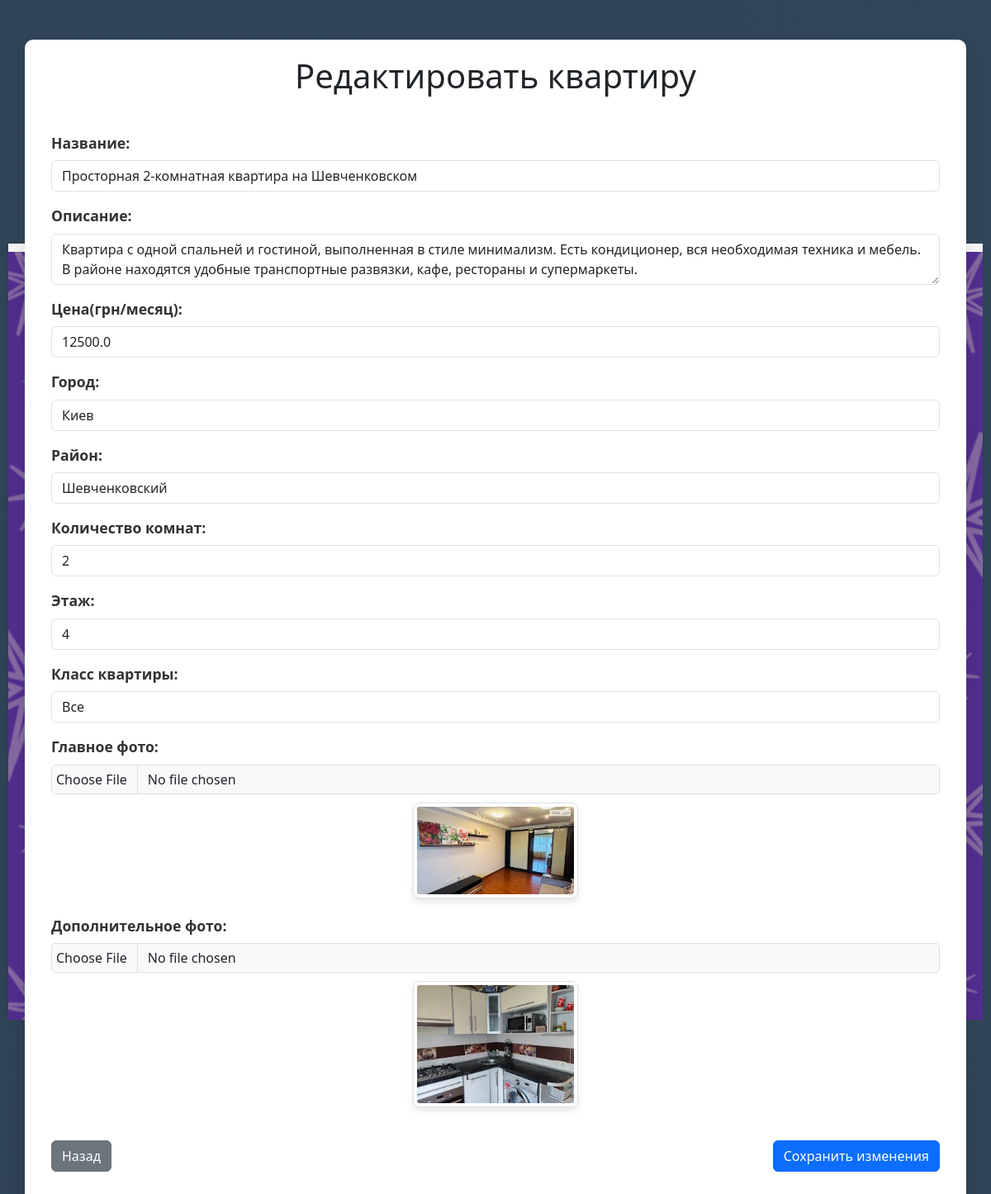
/edit_apartment/23, run on the app's committed database.
### tables this page shows
CREATE TABLE apartments (
            id INTEGER PRIMARY KEY AUTOINCREMENT,
            title TEXT NOT NULL,
            description TEXT NOT NULL,
            price REAL NOT NULL,
            city TEXT NOT NULL,
            district TEXT,  -- добавляем новый столбец для района
            photo TEXT,
            additional_photo TEXT
        , rooms INTEGER, floor INTEGER, apartments_class TEXT);

### main.py (the view, shortened to what this page needs)
@app.route('/edit_apartment/<int:apartment_id>', methods=['GET', 'POST'])
def edit_apartment(apartment_id):
    apartment = get_apartment_by_id(apartment_id)
    if not apartment:
        return "Apartment not found", 404
    return render_template('edit_apartment.html', apartment=apartment,
                           apartments_classes=["Economy", "Standard", "Luxury"])

### main.py (called while the page is built)
def get_db():
    conn = sqlite3.connect(DATABASE)
    conn.row_factory = sqlite3.Row
    return conn

def get_apartment_by_id(apartment_id):
    conn = get_db()
    apartment = conn.execute('SELECT * FROM apartments WHERE id = ?', (apartment_id,)).fetchone()
    conn.close()
    return apartment

### templates/edit_apartment.html (shortened to what this page needs)
<!DOCTYPE html>
<html lang="ru">
<head>
    <link rel="stylesheet" href="{{ url_for('static', filename='banner.css') }}">
    <link rel="stylesheet" href="{{ url_for('static', filename='edit.css') }}">
    <link href="https://cdn.jsdelivr.net/npm/bootstrap@5.3.0-alpha1/dist/css/bootstrap.min.css" rel="stylesheet">
</head>
<div class="sidebar-banner left">
</div>
<body class="bg-light">
    <div class="container mt-5">
        <h1 class="text-center mb-4">Редактировать квартиру</h1>
        <form method="POST" enctype="multipart/form-data">
            <div class="mb-3">
                <label for="title" class="form-label">Название:</label>
                <input type="text" id="title" name="title" class="form-control" value="{{ apartment['title'] }}" required>
            </div>
            <div class="mb-3">
                <label for="description" class="form-label">Описание:</label>
                <textarea id="description" name="description" class="form-control" required>{{ apartment['description'] }}</textarea>
            </div>
            <div class="mb-3">
                <label for="price" class="form-label">Цена(грн/месяц):</label>
                <input type="number" id="price" name="price" class="form-control" value="{{ apartment['price'] }}" required>
            </div>
            <div class="mb-3">
                <label for="city" class="form-label">Город:</label>
                <input type="text" id="city" name="city" class="form-control" value="{{ apartment['city'] }}" required>
            </div>
            <div class="mb-3">
                <label for="district" class="form-label">Район:</label>
                <input type="text" id="district" name="district" class="form-control" value="{{ apartment['district'] }}" required>
            </div>
            <div class="mb-3">
                <label for="rooms" class="form-label">Количество комнат:</label>
                <input type="number" id="rooms" name="rooms" class="form-control" value="{{ apartment['rooms'] }}" required>
            </div>
            <div class="mb-3">
                <label for="floor" class="form-label">Этаж:</label>
                <input type="number" id="floor" name="floor" class="form-control" value="{{ apartment['floor'] }}" required>
            </div>
            <div class="mb-3">
                <label for="apartments_class" class="form-label">Класс квартиры:</label>
                <select id="apartments_class" name="apartments_class" class="form-control" required>
                    <option value="">Все</option>
                </select>
            </div>
            <div class="mb-3">
                <label for="photo" class="form-label">Главное фото:</label>
                <input type="file" id="photo" name="photo" class="form-control" accept="image/*">
                {% if apartment['photo'] %}
                    <div class="mt-2">
                        <img src="{{ url_for('static', filename='uploads/' + apartment['photo']) }}" alt="Главное фото" class="img-thumbnail" style="width:200px;">
                    </div>
                {% endif %}
            </div>
            <div class="mb-3">
                <label for="additional_photo" class="form-label">Дополнительное фото:</label>
                <input type="file" id="additional_photo" name="additional_photo" class="form-control" accept="image/*">
                {% if apartment['additional_photo'] %}
                    <div class="mt-2">
                        <img src="{{ url_for('static', filename='uploads/' + apartment['additional_photo']) }}" alt="Дополнительное фото" class="img-thumbnail" style="width:200px;">
                    </div>
                {% endif %}
            </div>
            <div class="d-flex justify-content-between">
                <a href="javascript:history.back()" class="btn btn-secondary">Назад</a>
                <button type="submit" class="btn btn-primary">Сохранить изменения</button>
            </div>
        </form>
    </div>
</body>
<div class="sidebar-banner right">
</div>
</html>

### static/banner.css (style rules this page uses)
.sidebar-banner { position: fixed; top: 50%; transform: translateY(-50%); width: 200px; height: 930px; background-color: #f4f4f4; box-shadow: 0 4px 6px rgba(0, 0, 0, 0.1); z-index: -1; }
.sidebar-banner.left { left: 0; margin-left: 10px; }
.sidebar-banner.right { right: 0; margin-right: 10px; }

### static/edit.css (style rules this page uses)
body { font-family: 'Arial', sans-serif; margin: 0; padding: 0; background: linear-gradient(45deg, #2C3E50, #34495E); background-size: 400% 400%; animation: gradientAnimation 15s ease infinite; }
.container { margin-top: 50px; padding: 20px; background-color: #fff; border-radius: 10px; box-shadow: 0 8px 16px rgba(0, 0, 0, 0.1); max-width: 800px; margin-left: auto; margin-right: auto; }
h1 { font-size: 2.5rem; font-weight: bold; color: #007bff; text-align: center; margin-bottom: 30px; }
form { padding: 20px; }
input, textarea { width: 100%; padding: 12px; font-size: 1rem; border: 1px solid #ddd; border-radius: 5px; margin-top: 10px; margin-bottom: 15px; transition: border-color 0.3s ease; }
.btn { margin-top: 20px; padding: 10px 20px; font-size: 1.1rem; border-radius: 50px; transition: background-color 0.3s ease, transform 0.2s ease; }
.btn-secondary { background-color: #6c757d; border-color: #6c757d; }
img.img-thumbnail { width: 200px; margin-top: 10px; border-radius: 8px; box-shadow: 0 4px 8px rgba(0, 0, 0, 0.1); }
.form-label { font-size: 1.1rem; font-weight: bold; color: #333; }
.mb-3 { margin-bottom: 1.5rem; }
textarea { resize: vertical; }
.container, form { margin-bottom: 30px; }
input[type="file"] { padding: 5px; font-size: 1rem; background-color: #f8f9fa; border: 1px solid #ddd; border-radius: 5px; }
img { margin-top: 10px; margin-bottom: 20px; display: block; margin-left: auto; margin-right: auto; }

### data on the page
apartments: title "Просторная 2-комнатная квартира на Шевченковском", description "Квартира с одной спальней и гостиной, выполненная в стиле минимализм. Есть кондиционер, вся необходимая техника и мебель. В районе находятся удобные транспортные развязки, кафе, рестораны и супермаркеты.", price "12500.0", city "Киев", district "Шевченковский", rooms "2", floor "4", photo (picture), additional_photo (picture)
